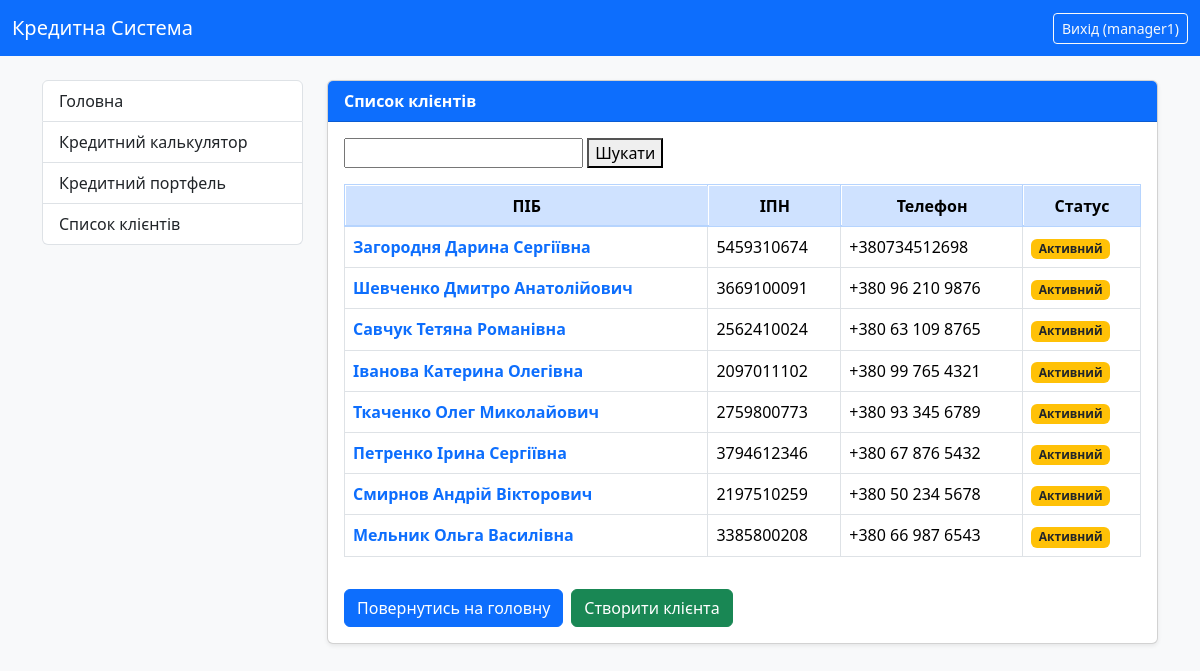
The app's page /all-clients/ (signed in) with its own data.
### credit_system/models.py (models this page shows, shortened)
class CustomUser(AbstractUser):
    ROLE_CHOICES = (
        ('admin', 'Адмін'),
        ('manager', 'Менеджер'),
        ('client', 'Клієнт'),
    )
    role = models.CharField(
        max_length=10,
        choices=ROLE_CHOICES,
        default='client',
        verbose_name="Роль користувача"
    )
    middle_name = models.CharField(max_length=100, verbose_name="По батькові", blank=True)
    IPN = models.CharField(
        max_length=10,
        unique=True,
        verbose_name="ІПН",
        validators=[numeric_validator],
        null=True,
        blank=True
    )
    phone_number = models.CharField(max_length=20, verbose_name="Номер телефону", blank=True)
    address = models.CharField(max_length=255, verbose_name="Адреса", blank=True)
    date_of_birth = models.DateField(verbose_name="Дата народження", null=True, blank=True)
    SEX_CHOICES = (
        ('m', 'Чоловіча'),  # Значення в базі: 'm', Зображається: 'Чоловіча'
        ('w', 'Жіноча'),  # Значення в базі: 'w', Зображається: 'Жіноча'
    )
    sex = models.CharField(
        max_length=1,
        choices=SEX_CHOICES,
        default='m',
        verbose_name="Стать",
        blank=True,
        null=True
    )
    address_registration = models.CharField(max_length=255, verbose_name="Адреса прописки", blank=True)
    address_residential = models.CharField(max_length=255, verbose_name="Адреса проживання", blank=True)
    place_of_birth = models.CharField(max_length=255, verbose_name="Місце народження", blank=True)
    passport_series = models.CharField(max_length=2, verbose_name="Серія паспорту", blank=True)
    passport_number = models.CharField(max_length=10, verbose_name="Номер паспорту", blank=True)
    passport_vidan = models.CharField(max_length=255, verbose_name="Орган що видав паспорт", blank=True)
    passport_date = models.DateField(verbose_name="Дата видачі паспорта", null=True, blank=True)
    work_place = models.CharField(max_length=100, verbose_name="Місце роботи", blank=True)
    position = models.CharField(max_length=100, verbose_name="Посада", blank=True)
    notes = models.CharField(max_length=255, verbose_name="Нотатки", blank=True)
    @property
    def is_manager(self):
        return self.role == 'manager' or self.is_superuser
    class Meta:
        verbose_name = "Користувач"
        verbose_name_plural = "Користувачі"

### credit_system/views.py (the view, shortened to what this page needs)
# urls.py: path('all-clients/', AllClientsView.as_view(), name='all_clients_list'),
class AllClientsView(LoginRequiredMixin, ListView):
    model = CustomUser
    template_name = 'credit_system/all_clients.html'
    context_object_name = 'clients'
    def get_queryset(self):
        user = self.request.user
        if not (user.is_superuser or user.is_manager):
            raise Http404("У вас немає дозволу на перегляд списку клієнтів.")
        queryset = CustomUser.objects.filter(role='client')
        query = self.request.GET.get('q')
        return queryset.order_by('-date_joined')
    def get_context_data(self, **kwargs):
        context = super().get_context_data(**kwargs)
        context['query'] = self.request.GET.get('q', '')
        return context

### credit_system/templates/credit_system/all_clients.html (shortened to what this page needs)
{% extends "credit_system/base.html" %}
{% block content %}
    <div class="card shadow-sm">
        <div class="card-header bg-primary text-white">
            <strong>Список клієнтів</strong>
        </div>
        <div class="card-body">
            <form method="GET" action="{% url 'all_clients_list' %}" class="mb-3">
                <input type="text" name="q" >
                <button type="submit">Шукати</button>
            </form>
            {% if clients %}
                <div class="table-responsive" style="max-height: 400px; overflow-y: scroll;">
                    <table class="table table-bordered table-hover">
                        <thead class="table-primary text-center">
                            <tr>
                                <th>ПІБ</th>
                                <th>ІПН</th>
                                <th>Телефон</th>
                                <th>Статус</th>
                            </tr>
                        </thead>
                        <tbody>
                            {% for client in clients %}
                                <tr>
                                    <td>
                                        <a href="{% url 'client_detail' client.pk %}?source=clients" class="text-decoration-none fw-bold text-primary">
                                            {{ client.last_name }} {{ client.first_name }} {{ client.middle_name }}
                                        </a>
                                    </td>
                                    <td>{{ client.IPN }}</td>
                                    <td>{{ client.phone_number }}</td>
                                    <td>
                                        {% if client.is_active %}
                                            <span class="badge bg-warning text-dark">Активний</span>
                                        {% else %}
                                            <span class="badge bg-success">Не активний</span>
                                        {% endif %}
                                    </td>
                                </tr>
                            {% endfor %}
                        </tbody>
                    </table>
                </div>
            {% else %}
                <p>Клієнтів не знайдено.</p>
            {% endif %}
            <div class="d-flex justify-content-start gap-2 mt-3">
                <a href="{% url 'index' %}" class="btn btn-primary">
                    Повернутись на головну
                </a>
                <a href="{% url 'add_new_client' %}" class="btn btn-success">
                    Створити клієнта
                </a>
            </div>
            </div>
    </div>
{% endblock %}

### credit_system/templates/credit_system/base.html (shortened to what this page needs)
{% load static %}
<!DOCTYPE html>
<html lang="uk">
<head>
    <link href="https://cdn.jsdelivr.net/npm/bootstrap@5.3.3/dist/css/bootstrap.min.css" rel="stylesheet">
    <link rel="stylesheet" href="{% static 'credit_system/style.css' %}">
</head>
<body class="bg-light">
<nav class="navbar navbar-expand-lg navbar-dark bg-primary">
  <div class="container-fluid">
    <a class="navbar-brand" href="{% url 'index' %}">Кредитна Система</a>
    <div class="d-flex">
      {% if user.is_authenticated %}
        <form method="post" action="{% url 'logout' %}" class="d-inline">
          <button type="submit" class="btn btn-outline-light btn-sm">
            Вихід ({{ user.username }})
          </button>
        </form>
      {% else %}
        <a href="{% url 'login' %}" class="btn btn-outline-light btn-sm">Вхід</a>
      {% endif %}
    </div>
  </div>
</nav>
<div class="container mt-4">
  <div class="row">
    <div class="col-lg-3 mb-3">
      <div class="list-group">
        <a href="{% url 'index' %}" class="list-group-item list-group-item-action">
          Головна
        </a>
        <a href="{% url 'credit_calculator' %}" class="list-group-item list-group-item-action">
          Кредитний калькулятор
        </a>
        {% if user.is_authenticated %}
            {% if user.is_superuser or user.is_manager %}
                <a href="{% url 'all_credits_list' %}" class="list-group-item list-group-item-action">
                    Кредитний портфель
                </a>
                <a href="{% url 'all_clients_list' %}" class="list-group-item list-group-item-action">
                    Список клієнтів
                </a>
            {% elif user.is_client %}
                <a href="{% url 'user_credits_list' %}" class="list-group-item list-group-item-action">
                    Мої кредити
                </a>
            {% endif %}
        {% endif %}
      </div>
    </div>
    <div class="col-lg-9">
      {% block content %}
      {% endblock %}
    </div>
  </div>
</div>
</body>
</html>

### credit_system/static/credit_system/style.css (style rules this page uses)
body { background-color: #f8f9fa; }
.table-responsive { max-height: 300px; overflow-y: auto; }
.table-responsive thead th { position: sticky; top: 0; background-color: #cfe2ff; z-index: 2; }
.card { overflow: visible !important; }
.table-responsive { max-height: 300px; overflow-y: auto; position: relative; }
.table.table-bordered { border-collapse: collapse; }
.table-responsive thead th { position: sticky; top: 0; z-index: 6; background-color: #cfe2ff; border: 1px solid #b6d4fe; box-shadow: inset 0 -1px 0 #b6d4fe, 0 1px 1px rgba(0,0,0,0.04); transform: translateZ(0); }
.table thead th { border-bottom: 2px solid #b6d4fe !important; }
.table tbody td { border: 1px solid #dee2e6; }
.table thead tr > th + th { box-shadow: -1px 0 0 #b6d4fe inset; }
.table-responsive thead { transform: translateZ(0); backface-visibility: hidden; will-change: transform; }
.table-responsive thead th { -webkit-font-smoothing: antialiased; -moz-osx-font-smoothing: grayscale; }

### records on screen
CustomUser: username "manager1"
CustomUser: last_name "Загородня", first_name "Дарина", middle_name "Сергіївна", IPN "5459310674", phone_number "+380734512698", is_active "Активний"
CustomUser: last_name "Шевченко", first_name "Дмитро", middle_name "Анатолійович", IPN "3669100091", phone_number "+380 96 210 9876", is_active "Активний"
CustomUser: last_name "Савчук", first_name "Тетяна", middle_name "Романівна", IPN "2562410024", phone_number "+380 63 109 8765", is_active "Активний"
CustomUser: last_name "Іванова", first_name "Катерина", middle_name "Олегівна", IPN "2097011102", phone_number "+380 99 765 4321", is_active "Активний"
CustomUser: last_name "Ткаченко", first_name "Олег", middle_name "Миколайович", IPN "2759800773", phone_number "+380 93 345 6789", is_active "Активний"
CustomUser: last_name "Петренко", first_name "Ірина", middle_name "Сергіївна", IPN "3794612346", phone_number "+380 67 876 5432", is_active "Активний"
CustomUser: last_name "Смирнов", first_name "Андрій", middle_name "Вікторович", IPN "2197510259", phone_number "+380 50 234 5678", is_active "Активний"
CustomUser: last_name "Мельник", first_name "Ольга", middle_name "Василівна", IPN "3385800208", phone_number "+380 66 987 6543", is_active "Активний"
